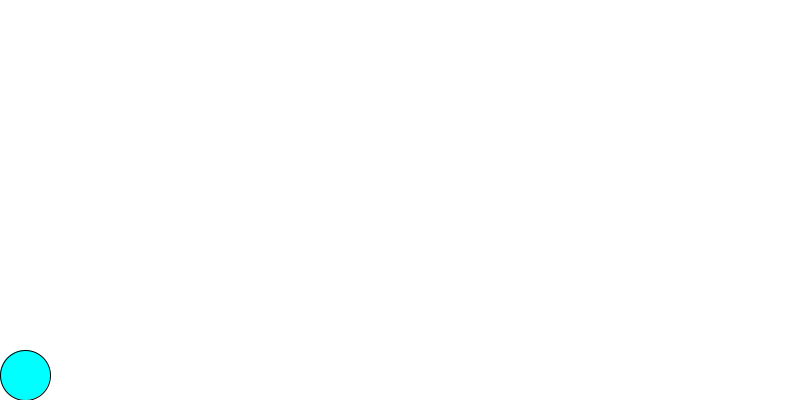
Frame 1 (no input)
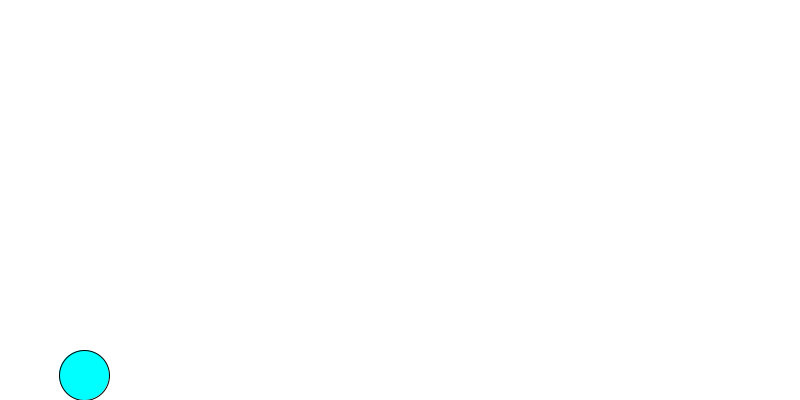
Frame 60 (the mouse pressed at the canvas centre just before this capture)
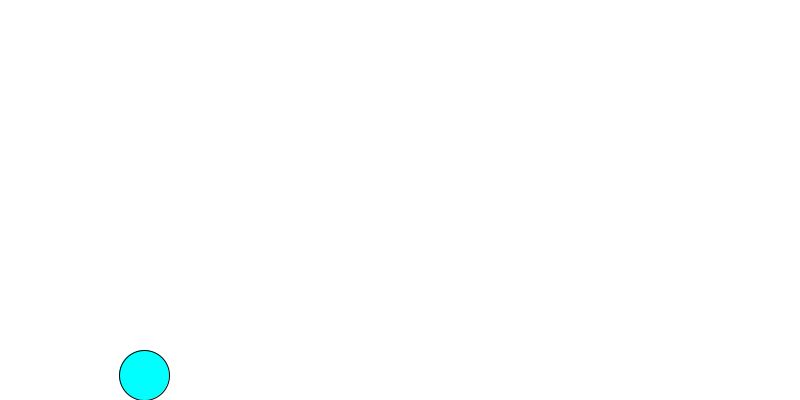
Frame 120 (the mouse held since frame 60 and released just before this capture)

The Processing sketch that drew these frames (run headless with seeded random() and noise(); from frame 60 on, the mouse is pressed at the canvas centre):

// Processing sketch: processing_69581
// ── processing_69581.pde

int x=25;
int bandera=1;
void setup () {
size (800,400);
fill (0,255,255);
}
void draw () {
  background (255);
ellipse(x,height-25,50,50);
if(x< width-25){
  if(bandera==1){
  x=x+1;
}
}
else{
bandera=0;
}
if( bandera==0) {
x=x-1;
if (x<=25){
  bandera=1;
  }
}
}
